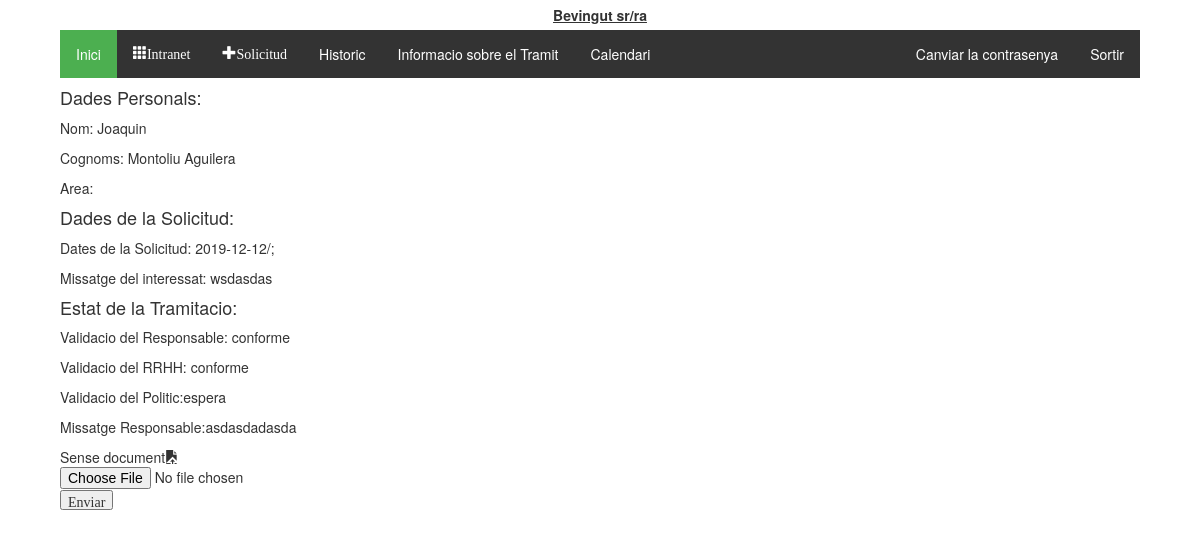
The page /tramitador/tramit/2/ (signed in) on the database its author committed.
### tramitador/models.py (models this page shows, shortened)
class Tramit(models.Model):
    validacio = (
        ('conforme','conforme'),
        ('inconforme','no conforme'),
        ('espera', 'en espera'),
    )
    tipologia = (
        ('vacances', 'Vacances'),
        ('perm_precep', 'Permisos preceptius'),
        ('perm_no_precep', 'Permisos no preceptius'),
        ('asum_p', 'Asumptes personals'),
        ('perm_indisposicio', 'Permis Indisposicio'),
        ('perm_altres', 'Altres permissos'),
    )
    treballador = models.ForeignKey(Treballadors, on_delete=models.CASCADE)
    document = models.ForeignKey(Document, on_delete=models.SET_NULL, null=True, blank=True)
    creat_en = models.DateTimeField(auto_now_add=True)
    modificat_en = models.DateTimeField(auto_now=True)
    data_sol = models.CharField(max_length=250, help_text = "Interval de dates amb guións '/', per dies no consecutios emprar ';' Exemple:2019-08-01-2019-08-20;2019-09-09")
    tipus = models.CharField(max_length=40, choices=tipologia, default='asum_p')
    finalitzat = models.BooleanField(default=False)
    """Validacio de RRHH"""
    valRRHH = models.CharField(max_length=20, choices=validacio, default='espera')
    """Validacio del responsable"""
    valResp =  models.CharField(max_length=20, choices=validacio, default='espera')
    """Validacio del Politic"""
    valPol = models.CharField(max_length=20, choices=validacio, default='espera')
    """En cas de voler explicar el motiu"""
    missatge_usuari = models.CharField(max_length=2000, null = True)
    missatge_responsable = models.CharField(max_length=2000, null = True, blank=True)
    """Millores per el admin site"""
    def was_published_recently(self):
        return self.creat_en >= timezone.now() - datetime.timedelta(days=1)
    was_published_recently.admin_order_field = 'creat_en'
    was_published_recently.boolean = True
    was_published_recently.short_description = 'Publicat recentment?'

class Treballadors(AbstractUser):
    usuari = models.CharField(max_length=20)
    foto = models.FileField(upload_to='fotos', blank=True, null=True)
    """nom = models.CharField(max_length=20)
    cognoms = models.CharField(max_length=20)
    email = models.CharField(max_length=50)"""
    dni = models.CharField(max_length=20, null = True, blank=True)
    areas = models.ManyToManyField(Area)
    observacions = models.TextField(null = True, blank=True)
    """rol = models.CharField(max_length=20, choices = tip_rols, default = 'treb')
    estat = models.CharField(max_length=10, choices = tip_estats, default = 'alta')"""
    representant = models.ForeignKey('self', on_delete=models.CASCADE, blank=True, null = True)
    class Meta:
        ordering = ['first_name','last_name']

### tramitador/views.py (the view)
# urls.py: path('tramit/<int:pk>/', views.tramit_detall, name='tramit_detall'),
@login_required
def tramit_detall(request, pk):
    tramit = get_object_or_404(Tramit, pk=pk)
    return render(request, 'tramits/tramit_detall.html', {'tramit': tramit})

### tramitador/templatetags/group.py (called while the page is built)
@register.filter(name='has_group')
def has_group(user, group_name):
    group_name = group_name.split(";")
    for group in group_name:
        if(user.groups.filter(name=group).exists()):
            return True
    return False

### tramitador/templates/tramits/tramit_detall.html (shortened to what this page needs)
{% extends 'tramits/base.html' %}
{% block content %}
  <div id="tramit">
    <h4>Dades Personals:</h4>
    <p>Nom: {{tramit.treballador.first_name}}</p>
    <p>Cognoms: {{tramit.treballador.last_name}}</p>
    <p>Area:{{tramit.treballador.area}}</p>
    <h4>Dades de la Solicitud:</h4>
    <p>Dates de la Solicitud: {{tramit.data_sol}}</p>
    <p>Missatge del interessat: {{tramit.missatge_usuari}}</p>
    <h4>Estat de la Tramitacio:</h4>
    <p>Validacio del Responsable: {{tramit.valResp}}</p>
    <p>Validacio del RRHH: {{tramit.valRRHH}}</p>
    <p>Validacio del Politic:{{tramit.valPol}}</p>
    <p>Missatge Responsable:{{tramit.missatge_responsable}}</p>
    <p>
      {% if tramit.document %}
        <a href="/static/documents/upload/{{tramit.document.document }}" class="glyphicon glyphicon-save-file">{{tramit.document.descripcio}}</a>
        <button class="glyphicon glyphicon-remove btn btn-danger" id="document">
      {% else %}
        Sense document<i class="glyphicon glyphicon-open-file" id="enviar_doc" data-tramit="{{tramit.pk}}"></i>
        <input type="file"  data-tramit="{{tramit.pk}}" />
        <input type="button" class="glyphicon glyphicon-open-file" value="Enviar" name="pujar"/>
      {% endif %}
    </p>
  </div>
{% endblock %}

### tramitador/static/tramits/style.css (style rules this page uses)
a, i { cursor: pointer; }

### rows shown on the page
Tramit: treballador.first_name "Joaquin", treballador.last_name "Montoliu Aguilera", data_sol "2019-12-12/;", missatge_usuari "wsdasdas", valResp "conforme", valRRHH "conforme", valPol "espera", missatge_responsable "asdasdadasda"
